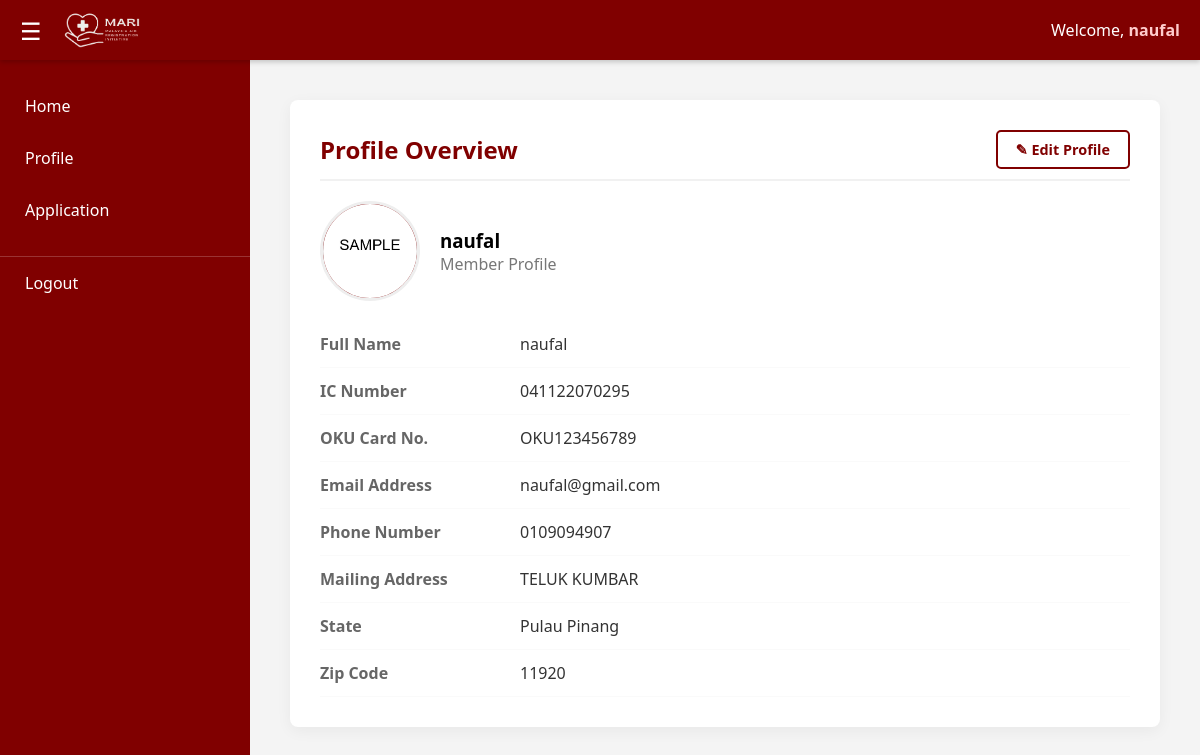
The app's page /profile.php (signed in) with its own data.
### tables this page shows
CREATE TABLE `users` (
  `user_id` int NOT NULL,
  `full_name` varchar(255) NOT NULL,
  `ic_number` varchar(20) NOT NULL,
  `email` varchar(255) NOT NULL,
  `phone_number` varchar(20) NOT NULL,
  `address` text,
  `state` varchar(50) DEFAULT NULL,
  `zip_code` varchar(10) DEFAULT NULL,
  `username` varchar(100) NOT NULL,
  `password` varchar(255) NOT NULL,
  `profile_picture` varchar(255) DEFAULT NULL,
  `oku_number` varchar(50) DEFAULT NULL,
  `created_at` timestamp NULL DEFAULT CURRENT_TIMESTAMP,
  `updated_at` timestamp NULL DEFAULT CURRENT_TIMESTAMP ON UPDATE CURRENT_TIMESTAMP
);

### profile.php (the view, shortened to what this page needs)
<?php
include "db_conn.php";
$user_id = $_SESSION['user_id'];
$sql = "SELECT * FROM users WHERE user_id = '$user_id'";
$result = mysqli_query($conn, $sql);
if (mysqli_num_rows($result) > 0) {
    $saved_data = mysqli_fetch_assoc($result);
} else {
    header("Location: login.php");
    exit();
}
$username = isset($_SESSION['username']) ? $_SESSION['username'] : "Guest";
?>
<!DOCTYPE html>
<html lang="en">
<head>
<link rel="stylesheet" href="assets/css/savedprofile-styles.css">
</head>
<body>
    <nav class="navbar">
        <div class="nav-left">
            <button class="toggle-btn" onclick="toggleSidebar()">☰</button>
            <a href="home.php" class="logo"><img src="images/logo.png" alt="MARI Logo"></a>
        </div>
        <div class="nav-right">Welcome, <span><?php echo htmlspecialchars($username); ?></span></div>
    </nav>
    <aside class="sidebar" id="sidebar">
        <ul class="sidebar-menu">
            <li><a href="home.php">Home</a></li>
            <li><a href="profile.php">Profile</a></li>
            <li><a href="application.php">Application</a></li>
            <li><a href="index.php" style="margin-top: 20px; border-top: 1px solid rgba(255,255,255,0.2);">Logout</a></li>
        </ul>
    </aside>
    <main class="main-content" id="main-content">
        <div class="container">
            <div class="section-card">
                <div class="section-header">
                    <h2>Profile Overview</h2>
                    <a href="savedprofile.php" class="btn-edit">✎ Edit Profile</a>
                </div>
                <div class="profile-display-header">
                    <div class="avatar-circle">
                        <?php if (!empty($saved_data['profile_picture'])): ?>
                            <img src="<?php echo htmlspecialchars($saved_data['profile_picture']); ?>" alt="Profile Picture">
                        <?php else: ?>
                            <?php echo strtoupper(substr($saved_data['full_name'], 0, 1)); ?>
                        <?php endif; ?>
                    </div>
                    <div>
                        <h3><?php echo htmlspecialchars($saved_data['full_name']); ?></h3>
                        <p style="color: #777;">Member Profile</p>
                    </div>
                </div>
                <div class="detail-row"><div class="detail-label">Full Name</div><div class="detail-value"><?php echo htmlspecialchars($saved_data['full_name']); ?></div></div>
                <div class="detail-row"><div class="detail-label">IC Number</div><div class="detail-value"><?php echo htmlspecialchars($saved_data['ic_number']); ?></div></div>
                <div class="detail-row"><div class="detail-label">OKU Card No.</div><div class="detail-value"><?php echo !empty($saved_data['oku_number']) ? htmlspecialchars($saved_data['oku_number']) : '<em style="color: #999;">Not provided yet</em>'; ?></div></div>
                <div class="detail-row"><div class="detail-label">Email Address</div><div class="detail-value"><?php echo htmlspecialchars($saved_data['email']); ?></div></div>
                <div class="detail-row"><div class="detail-label">Phone Number</div><div class="detail-value"><?php echo htmlspecialchars($saved_data['phone_number']); ?></div></div>
                <div class="detail-row"><div class="detail-label">Mailing Address</div><div class="detail-value"><?php echo !empty($saved_data['address']) ? htmlspecialchars($saved_data['address']) : '<em style="color: #999;">Not provided yet</em>'; ?></div></div>
                <div class="detail-row"><div class="detail-label">State</div><div class="detail-value"><?php echo !empty($saved_data['state']) ? htmlspecialchars($saved_data['state']) : '<em style="color: #999;">Not provided yet</em>'; ?></div></div>
                <div class="detail-row"><div class="detail-label">Zip Code</div><div class="detail-value"><?php echo !empty($saved_data['zip_code']) ? htmlspecialchars($saved_data['zip_code']) : '<em style="color: #999;">Not provided yet</em>'; ?></div></div>
            </div>
        </div>
    </main>
</body>
</html>

### assets/css/savedprofile-styles.css (style rules this page uses)
:root { --primary-maroon: #800000; --hover-maroon: #a00000; --light-bg: #f4f4f4; --text-dark: #333; --white: #ffffff; --sidebar-width: 250px; --success: #28a745; --warning: #ffc107; --danger: #dc3545; }
* { margin: 0; padding: 0; box-sizing: border-box; font-family: 'Segoe UI', Tahoma, Geneva, Verdana, sans-serif; }
body { display: flex; min-height: 100vh; background-color: var(--light-bg); overflow-x: hidden; }
.navbar { position: fixed; top: 0; left: 0; right: 0; height: 60px; background-color: var(--primary-maroon); display: flex; justify-content: space-between; align-items: center; padding: 0 20px; box-shadow: 0 2px 5px rgba(0,0,0,0.2); z-index: 1001; color: var(--white); }
.nav-left { display: flex; align-items: center; gap: 15px; }
.logo img { height: 50px; display: block; }
.toggle-btn { background: none; border: none; font-size: 1.5rem; cursor: pointer; color: var(--white); }
.nav-right span { font-weight: bold; color: #ffcccc; }
.sidebar { position: fixed; top: 60px; left: 0; bottom: 0; width: var(--sidebar-width); background-color: var(--primary-maroon); transition: transform 0.3s ease; z-index: 1000; }
.sidebar-menu { list-style: none; padding: 20px 0; }
.sidebar-menu li a { display: block; padding: 15px 25px; color: var(--white); text-decoration: none; transition: 0.2s; }
.main-content { flex-grow: 1; margin-top: 60px; margin-left: var(--sidebar-width); padding: 40px; transition: margin-left 0.3s ease; }
.container { max-width: 1000px; margin: 0 auto; }
.section-card { background: var(--white); padding: 30px; border-radius: 8px; box-shadow: 0 4px 15px rgba(0,0,0,0.05); margin-bottom: 30px; }
.section-header { display: flex; justify-content: space-between; align-items: center; margin-bottom: 20px; border-bottom: 2px solid #f1f1f1; padding-bottom: 10px; }
h2 { color: var(--primary-maroon); border: none; margin: 0; padding: 0; }
.profile-display-header { display: flex; align-items: center; gap: 20px; margin-bottom: 20px; }
.avatar-circle { width: 100px; height: 100px; border-radius: 50%; background-color: var(--primary-maroon); color: white; display: flex; align-items: center; justify-content: center; font-size: 2.5rem; font-weight: bold; overflow: hidden; border: 3px solid #eee; }
.avatar-circle img { width: 100%; height: 100%; object-fit: cover; }
.btn-edit { background-color: var(--white); color: var(--primary-maroon); border: 2px solid var(--primary-maroon); padding: 8px 18px; border-radius: 5px; text-decoration: none; font-weight: bold; font-size: 0.9rem; transition: 0.3s; }
.detail-row { display: flex; padding: 12px 0; border-bottom: 1px solid #fafafa; }
.detail-label { width: 200px; font-weight: bold; color: #666; }
.detail-value { flex: 1; color: var(--text-dark); }

### records on screen
users: profile_picture (picture), full_name "naufal", ic_number "041122070295", oku_number "OKU123456789", email "naufal@gmail.com", phone_number "0109094907", address "TELUK KUMBAR", state "Pulau Pinang", zip_code "11920"

### other values on screen
$username "naufal"
